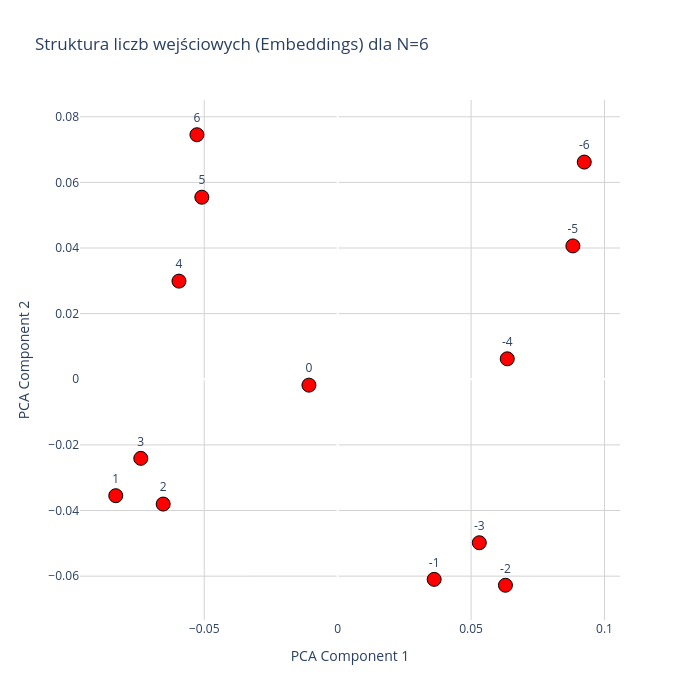

This figure's notebook cell:
### Code cell
model, N = GetModelFromConfig("")

model_path = r"checkpoint_epoch_18000.pt"

checkpoint = torch.load(model_path, map_location="cpu")

model_weights = checkpoint["model_state_dict"]
model.load_state_dict(model_weights)

plot_input_only_plotly(model, N=N)

### Figure 1 — Plotly figure (JSON) as saved in the notebook; plotly's stock layout.template omitted (floating-point values rounded to 4 significant figures)
{"data": [{"hoverinfo": "text", "hovertext": ["Wartość wejściowa: -6<br>Index w embed: 66", "Wartość wejściowa: -5<br>Index w embed: 67", "Wartość wejściowa: -4<br>Index w embed: 68", "Wartość wejściowa: -3<br>Index w embed: 69", "Wartość wejściowa: -2<br>Index w embed: 70", "Wartość wejściowa: -1<br>Index w embed: 71", "Wartość wejściowa: 0<br>Index w embed: 72", "Wartość wejściowa: 1<br>Index w embed: 73", "Wartość wejściowa: 2<br>Index w embed: 74", "Wartość wejściowa: 3<br>Index w embed: 75", "Wartość wejściowa: 4<br>Index w embed: 76", "Wartość wejściowa: 5<br>Index w embed: 77", "Wartość wejściowa: 6<br>Index w embed: 78"], "marker": {"color": "red", "line": {"color": "black", "width": 1}, "size": 14}, "mode": "markers+text", "text": ["-6", "-5", "-4", "-3", "-2", "-1", "0", "1", "2", "3", "4", "5", "6"], "textposition": "top center", "type": "scatter", "x": [0.09241, 0.08815, 0.06355, 0.05308, 0.06288, 0.03617, -0.01077, -0.08316, -0.06539, -0.07378, -0.05947, -0.0509, -0.05274], "y": [0.06619, 0.04064, 0.00623, -0.04982, -0.06277, -0.06098, -0.001785, -0.03548, -0.03803, -0.0241, 0.02991, 0.05549, 0.07452]}], "layout": {"height": 700, "plot_bgcolor": "white", "title": {"text": "Struktura liczb wejściowych (Embeddings) dla N=6"}, "width": 700, "xaxis": {"gridcolor": "lightgray", "showgrid": true, "title": {"text": "PCA Component 1"}}, "yaxis": {"gridcolor": "lightgray", "showgrid": true, "title": {"text": "PCA Component 2"}}}}
